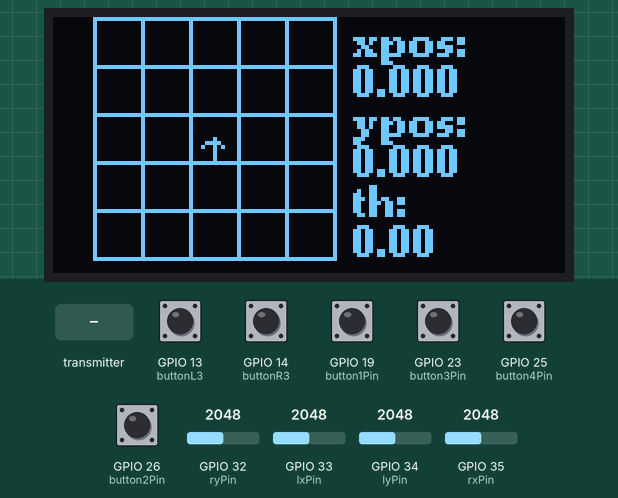
This sketch was run on a simulated ESP32. Parts: 128×64 one-colour display. Inputs (shaded band) come from the test bench; at power-on: GPIO 13 (buttonL3), GPIO 14 (buttonR3), GPIO 19 (button1Pin), GPIO 23 (button3Pin), GPIO 25 (button4Pin), GPIO 26 (button2Pin) HIGH, GPIO 32 (ryPin) = 2048, GPIO 33 (lxPin) = 2048, GPIO 34 (lyPin) = 2048, GPIO 35 (rxPin) = 2048. What the sketch prints to the serial monitor is not drawn.

Above: at 1.2 s.
1.3 s: the transmitter starts sending xpos = 25
At 1.7 s:
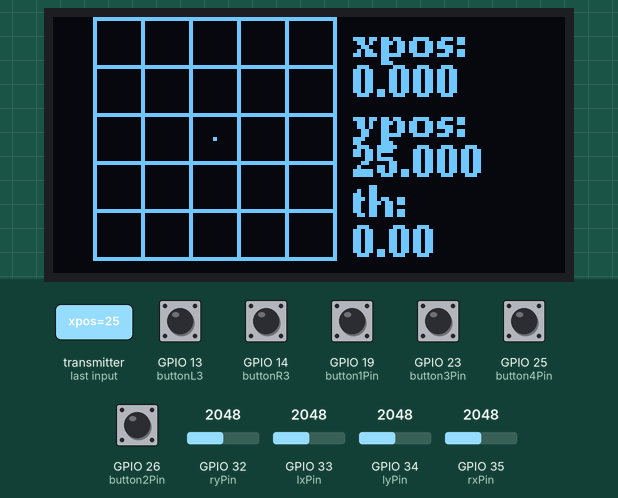
2.8 s: GPIO 25 (button4Pin) pulled LOW for 0.15 s
4.4 s: the transmitter starts sending ypos = 25
At 5.2 s:
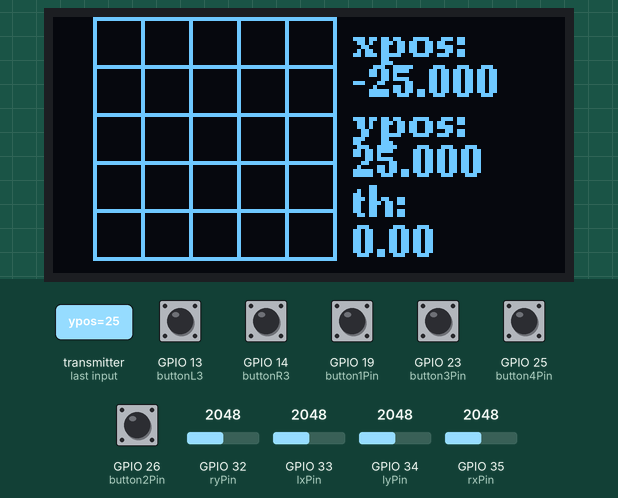
5.9 s: the transmitter starts sending th = 25
At 6.8 s:
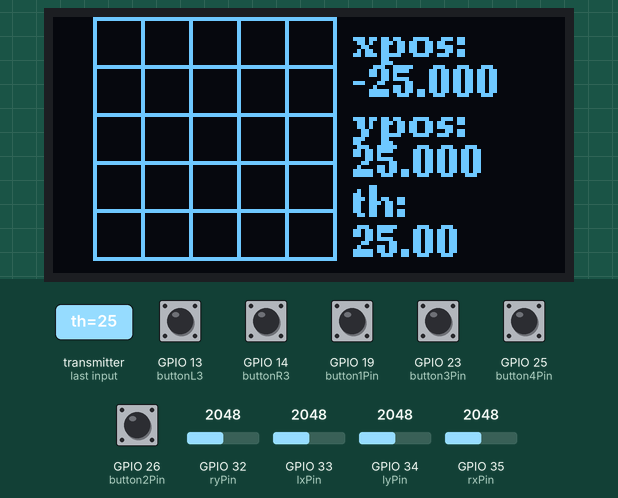
7.4 s: the transmitter starts sending xpos = 0
At 8.3 s:
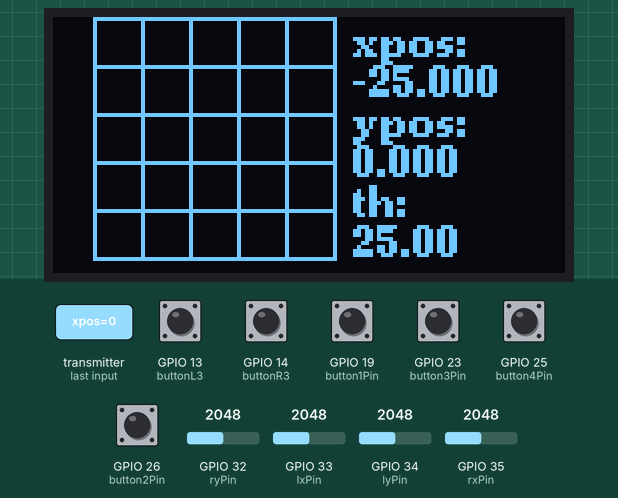
9.0 s: the transmitter starts sending ypos = 0
At 10.3 s:
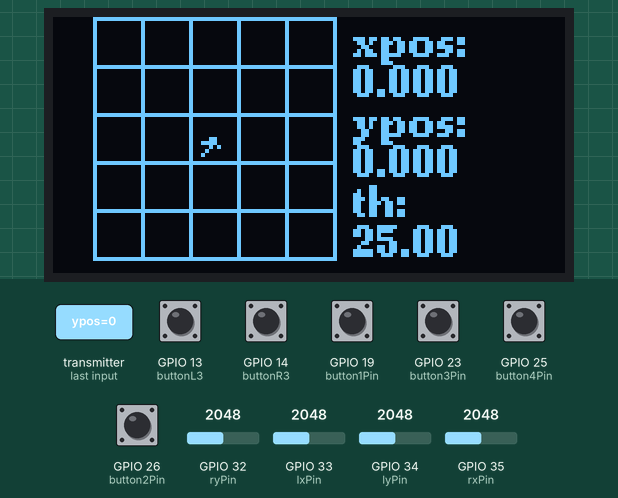
Timing chart, 0 to 11.5 s (numbered marks = the images above; inputs shaded):
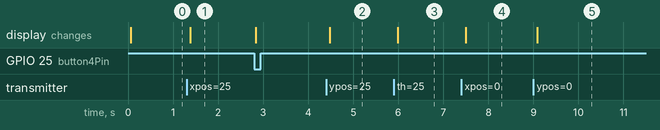

Measured:
- after the input at 1.3 s, the display: changes after 0.08 s (image 1)
- after the input at 4.4 s, the display: changes after 0.08 s (image 2)
- after the input at 5.9 s, the display: changes after 0.09 s (image 3)
- after the input at 7.4 s, the display: changes after 0.10 s (image 4)
- after the input at 9.0 s, the display: changes after 0.09 s (image 5)

The sketch:

joystik.ino
```cpp
#include "variabel.h"
void setup() {
  // Serial.begin(115200);
  setupForward();
  setupMap();
  setupController();
  setupRTOS();
}

void loop() {

 }
```

controller.ino
```cpp
void setupController(){

  pinMode(button1Pin, INPUT);
  pinMode(button2Pin, INPUT);
  pinMode(button3Pin, INPUT);
  pinMode(button4Pin, INPUT);

  pinMode(buttonL3, INPUT);
  pinMode(buttonR3, INPUT);

  pinMode(lxPin, INPUT_PULLUP);
  pinMode(lyPin, INPUT_PULLUP);
  pinMode(rxPin, INPUT);
  pinMode(ryPin, INPUT);

}

void readController(){
   lxValue = analogRead(lxPin);
  lyValue = analogRead(lyPin);
  rxValue = analogRead(rxPin);
  ryValue = analogRead(ryPin);

  dataSend.button1State = !digitalRead(button1Pin);
  dataSend.button2State = !digitalRead(button2Pin);
  dataSend.button3State = !digitalRead(button3Pin);
  dataSend.buttonL3State = !digitalRead(buttonL3);
  dataSend.buttonR3State = !digitalRead(buttonR3);

}

void computeForward(){

  lxValue = map(lxValue, 0, 4095, 128, -128);
  lyValue = map(lyValue, 0, 4095, 128, -128);
  rxValue = map(rxValue, 0, 4095, 128, -128);
  ryValue = map(ryValue, 0, 4095, 0, 128);
  if (abs(lxValue) < 30) lxValue = 0;
  if (abs(lyValue) < 30) lyValue = 0;
  if (abs(ryValue) < 30) ryValue = 0;
  if (abs(rxValue) < 30) rxValue = 0;

  atanVal = atan2(rxValue, ryValue);
  atanVal = (atanVal  * 360 / PI);

}
```

oled.ino
```cpp
const int MAX_POINTS = 1000; // Sesuaikan dengan kebutuhan
int pathPoints[MAX_POINTS][2];
int pathIndex = 0;
bool isDrawingPath = true;

void setupMap() {
  u8g2.begin();
  u8g2.setFont(u8g2_font_ncenB08_tr); // Ganti dengan font yang tersedia dalam library

  // Inisialisasi titik awal
  xdot = ypos * -1;
  ydot = xpos * -1;
}

float prevXdot, prevYdot;
int x,y ;
void drawMap() {
  xdot = ypos * -1;
  ydot = xpos * -1;

  u8g2.clearBuffer();
   if (isDrawingPath) {
    // Cek apakah xdot atau ydot berubah cukup besar untuk menambahkan titik baru
    if (abs(xdot - prevXdot) >= 0.01 || abs(ydot - prevYdot) >= 0.01) {
      pathPoints[pathIndex][0] = x;
      pathPoints[pathIndex][1] = y;
      pathIndex++;

      // Cek apakah sudah mencapai batas maksimum jumlah titik
      if (pathIndex >= MAX_POINTS) {
        pathIndex = 0; // Mulai ulang dari awal
      }
    }

    // Gambar semua titik pada jalur
    for (int i = 0; i < pathIndex; i++) {
      u8g2.drawPixel(pathPoints[i][0], pathPoints[i][1]);
    }

    prevXdot = xdot;
    prevYdot = ydot;
  }

  // Gambar grid dengan offset
  for (int i = 0; i <= gridSize; i++) {
    u8g2.drawLine(xOffset + 0, i * cellSize, xOffset + gridSize * cellSize, i * cellSize);
    u8g2.drawLine(xOffset + i * cellSize, 0, xOffset + i * cellSize, gridSize * cellSize);
  }

  // Gambar robot dengan offset
  x = xOffset + (xdot + 2.5) * cellSize;
  y = (ydot + 2.5) * cellSize;
  u8g2.drawPixel(x, y);

  // Gambar segitiga untuk arah dengan offset
  float angle = radians(th + 90.0);
  int x1 = x + 5 * cos(angle);
  int y1 = y + 5 * sin(angle);
  int x2 = x + 3 * cos(angle + PI / 4);
  int y2 = y + 3 * sin(angle + PI / 4);
  int x3 = x + 3 * cos(angle - PI / 4);
  int y3 = y + 3 * sin(angle - PI / 4);

  u8g2.drawLine(x, y, x1, y1);
  u8g2.drawLine(x, y, x2, y2);
  u8g2.drawLine(x, y, x3, y3);

  // Tampilkan variabel xdot, ydot, dan th di sebelah kanan grid
  u8g2.setCursor(gridSize * cellSize + xOffset + 5, 10);
  u8g2.print("xpos:");
  u8g2.setCursor(gridSize * cellSize + xOffset + 5, 20);
  u8g2.print(xdot, 3);

  u8g2.setCursor(gridSize * cellSize + xOffset + 5, 30);
  u8g2.print("ypos:");
  u8g2.setCursor(gridSize * cellSize + xOffset + 5, 40);
  u8g2.print(ydot*-1, 3);

  u8g2.setCursor(gridSize * cellSize + xOffset + 5, 50);
  u8g2.print("th:");
  u8g2.setCursor(gridSize * cellSize + xOffset + 5, 60);
  u8g2.print(th, 2);

  // Tampilkan buffer
  u8g2.sendBuffer();
  if (digitalRead(25) == LOW) {
    isDrawingPath = false;
    pathIndex = 0; // Reset indeks jalur
  }else{
    isDrawingPath = true;

  }
}
```

rtos.ino
```cpp
TaskHandle_t Task1;
TaskHandle_t Task2;

void setupRTOS() {
  xTaskCreatePinnedToCore(Task1code,"Task1",8192,NULL,1,&Task1,0);

  xTaskCreatePinnedToCore(Task2code,"Task2",8192,NULL,1,&Task2,1);

}

void Task1code( void * parameter ){

  for(;;){
    readController();
    computeForward();
    printAnalog();
    sendForward();
    vTaskDelay(2);
  }
}

void Task2code( void * parameter ){

  for(;;){
    readPosition();
    drawMap();
  }
}

void printAnalog(){
  Serial.printf("%f %f\n", lxValue , lyValue);
}
```

toMaster.ino
```cpp
// Callback ketika data terkirim
void OnDataRecv(const uint8_t *mac, const uint8_t *incomingData, int len) {
  memcpy(&dataReceive, incomingData, sizeof(dataReceive));
  // Serial.printf("x:%4f|y:%4f|z:%4f\n",dataReceive.xpos,dataReceive.ypos,dataReceive.th);

}

void OnDataSent(const uint8_t *mac_addr, esp_now_send_status_t status) {
}

void setupForward(){
  WiFi.mode(WIFI_STA);
   // Inisialisasi ESP-NOW
  if (esp_now_init() != ESP_OK) {
    Serial.println("Error initializing ESP-NOW");
    return;
  }

  // Daftarkan callback
  esp_now_register_recv_cb(OnDataRecv);
  esp_now_register_send_cb(OnDataSent);

  // Register peer
  memcpy(peerInfo.peer_addr, broadcastAddress, 6);
  peerInfo.channel = 0;
  peerInfo.encrypt = false;

  // Tambahkan peer
  if (esp_now_add_peer(&peerInfo) != ESP_OK) {
    Serial.println("Failed to add peer");
    return;
  }
}

void sendForward(){
  dataSend.x = lxValue;
  dataSend.y = lyValue;
  dataSend.teta = atanVal;
  // Kirim data float ke ESP32 Robot
  esp_now_send(broadcastAddress, (uint8_t *)&dataSend, sizeof(dataSend));

}


void printForward(){
  Serial.printf("dataSend : ");
  Serial.printf(" x : %f",dataSend.x);
  Serial.printf(" y : %f",dataSend.y);
  Serial.printf(" z : %f \n",dataSend.teta);

}
void readPosition(){
  xpos = dataReceive.xpos ;
  ypos = dataReceive.ypos ;
  th = dataReceive.th ;
 }
```

variabel.h
```cpp
#include <esp_now.h>
#include <WiFi.h>
#include <U8g2lib.h>
#include <math.h>


// Inisialisasi OLED
U8G2_SSD1306_128X64_NONAME_F_HW_I2C u8g2(U8G2_R0, /* reset=*/ U8X8_PIN_NONE);


// Ukuran grid dan ukuran sel grid
const int gridSize = 5;
const int cellSize = 12; // 12
const int xOffset = 10; // Offset untuk menggeser grid ke kanan


//===============================
uint8_t broadcastAddress[] = { 0x94, 0xB5, 0x55, 0x2C, 0x54, 0xDC };

float xpos,
      ypos,
      th;

float xdot,
      ydot;

// Struktur variabel untuk mengirimkan data
typedef struct struct_message_send {
  float x;
  float y;
  float teta;
  bool button1State = false;
  bool button2State = false;
  bool button3State = false;
  bool buttonL3State = false;
  bool buttonR3State = false;
} struct_message_send;

struct_message_send dataSend;

typedef struct struct_message_receive {
  float xpos;
  float ypos;
  float th;
} struct_message_receive;

struct_message_receive dataReceive;

esp_now_peer_info_t peerInfo;


// Alamat MAC dari ESP32 Robot

const int button1Pin = 19;
const int button2Pin = 26;
const int button3Pin = 23;
const int button4Pin = 25;
const int buttonL3 = 13;
const int buttonR3 = 14;

const int lxPin = 33;
const int lyPin = 34;
const int rxPin = 35;
const int ryPin = 32;

float lxValue;
float lyValue;
float rxValue;
float ryValue;

float atanVal;
int inv_yR;
```
